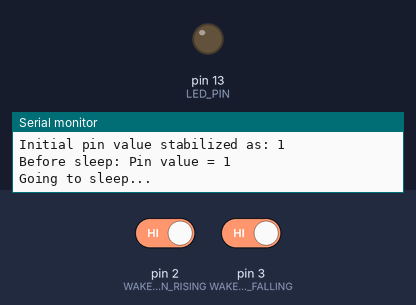
Bench run of a program on a simulated Arduino Pro Mini, built with avr-gcc and run on an emulated ATmega328P. On the bench: output pins drawn as LEDs (lit = HIGH), the last lines printed to the serial monitor. The inputs (shaded band) are chosen by the test bench; at power-on: pin 2 (WAKE_PIN_RISING) HIGH, pin 3 (WAKE_PIN_FALLING) HIGH. Sleep ends after the set time or at an interrupt; pins used as bus, display or sensor lines are not drawn.

Above: at 4.9 s.
5.0 s: pin 2 (WAKE_PIN_RISING) driven LOW and pin 3 (WAKE_PIN_FALLING) driven LOW
At 7.3 s:
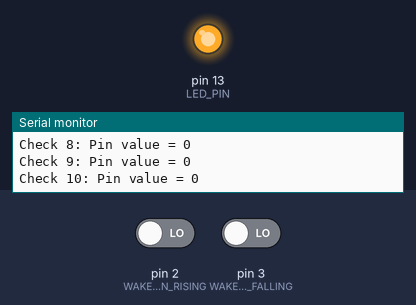
8.0 s: pin 2 (WAKE_PIN_RISING) driven HIGH
At 11.2 s:
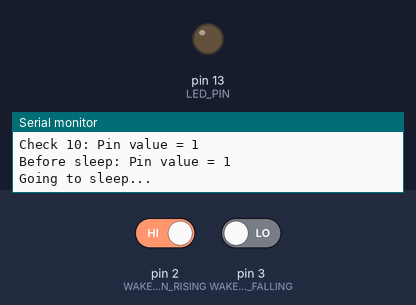
Timing chart, 0 to 12.7 s (numbered marks = the images above; inputs shaded):
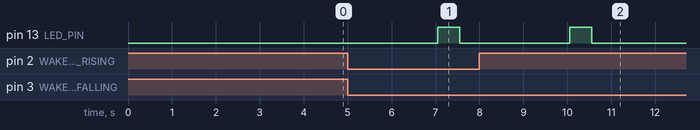

The program:

main.cpp
```cpp
#include <Arduino.h>
#include <avr/sleep.h>

// Define pin assignments
#define WAKE_PIN_RISING 2   // Pin to wake up on rising edge
#define WAKE_PIN_FALLING 3  // Pin to wake up on falling edge
#define LED_PIN 13          // LED pin
#define PowerPin 10         // Power pin to reboot the system

// Global variable to store the last value of the pin
uint8_t lastPinValue = HIGH;

// Interrupt Service Routine (ISR) for waking up
void wakeUp() {
    // Empty ISR to wake up the microcontroller
}

void initializeLastPinValue(uint8_t pin) {
    uint8_t initialValue = digitalRead(pin);
    bool isStable = true;

    for (int i = 0; i < 10; i++) {
        delay(200); // Wait for 100ms
        uint8_t currentValue = digitalRead(pin);
        Serial.print("Initial Check ");
        Serial.print(i + 1);
        Serial.print(": Pin value = ");
        Serial.println(currentValue);

        if (currentValue != initialValue) {
            isStable = false;
            break;
        }
    }

    if (isStable) {
        lastPinValue = initialValue;
        Serial.print("Initial pin value stabilized as: ");
        Serial.println(lastPinValue);
    } else {
        Serial.println("Initial pin value is not stable. Defaulting to HIGH.");
        lastPinValue = HIGH; // Default value if unstable
    }
}

void setup() {
    // Initialize serial communication for debugging
    Serial.begin(115200);

    // Configure pin modes
    pinMode(WAKE_PIN_RISING, INPUT_PULLUP);
    pinMode(WAKE_PIN_FALLING, INPUT_PULLUP);
    pinMode(LED_PIN, OUTPUT);
    digitalWrite(LED_PIN, LOW);  // Initialize LED to OFF
    pinMode(PowerPin, OUTPUT);   // Power pin to reboot the system
    digitalWrite(PowerPin, HIGH); // Initialize power pin to OFF

    // Determine the initial value of lastPinValue
    initializeLastPinValue(WAKE_PIN_RISING);

    // Attach interrupts to wake up the microcontroller
    attachInterrupt(digitalPinToInterrupt(WAKE_PIN_RISING), wakeUp, RISING);
    attachInterrupt(digitalPinToInterrupt(WAKE_PIN_FALLING), wakeUp, FALLING);
}

// Function to put the microcontroller into deep sleep
void goToSleep() {
    Serial.println("Going to sleep...");
    delay(50);

    set_sleep_mode(SLEEP_MODE_PWR_DOWN); // Deep sleep mode
    sleep_enable();

    // Enable interrupts to wake up
    attachInterrupt(digitalPinToInterrupt(WAKE_PIN_RISING), wakeUp, RISING);
    attachInterrupt(digitalPinToInterrupt(WAKE_PIN_FALLING), wakeUp, FALLING);

    sleep_mode(); // Enter sleep mode (execution stops here until wake-up)

    // Resumes here after wake-up
    sleep_disable();

    delay(50);
    detachInterrupt(digitalPinToInterrupt(WAKE_PIN_RISING));
    detachInterrupt(digitalPinToInterrupt(WAKE_PIN_FALLING));
    Serial.println("Woke up!");
}

// Function to check if a pin remains in a specific state for 500ms
void checkPinState(uint8_t rising_pin) {
    // Read the current state of the pin after waking up
    uint8_t expectedState = (lastPinValue == HIGH) ? LOW : HIGH;
    Serial.print("expectedState value = ");
    Serial.println(expectedState); // Print the current pin value
    // Check the pin value 10 times, each 100ms apart
    for (int i = 0; i < 10; i++) {
        delay(200); // Wait for 100ms
        uint8_t currentState = digitalRead(rising_pin);
        Serial.print("Check ");
        Serial.print(i + 1);
        Serial.print(": Pin value = ");
        Serial.println(currentState); // Print the current pin value

        if (currentState != expectedState) {
            // If the pin value changes, exit the function
            return;
        }
    }

    // If the pin value remained as the opposite of lastPinValue for 10 checks
    // Toggle the LED and apply changes to PowerPin
    digitalWrite(LED_PIN, HIGH);  // Turn LED ON
    digitalWrite(PowerPin, LOW);  // Turn PowerPin ON
    delay(500);                   // Wait for 500ms
    digitalWrite(LED_PIN, LOW);   // Turn LED OFF
    digitalWrite(PowerPin, HIGH); // Turn PowerPin OFF

    // Update lastPinValue to the current state
    lastPinValue = expectedState;
}

void loop() {
    // Print the current state of the pin before going to sleep
    uint8_t currentStateBeforeSleep = digitalRead(WAKE_PIN_RISING);
    Serial.print("Before sleep: Pin value = ");
    Serial.println(currentStateBeforeSleep);

    // Store the last pin value before going to sleep
    lastPinValue = currentStateBeforeSleep;

    // Enter deep sleep
    goToSleep();

    // Print the current state of the pin after waking up
    uint8_t currentStateAfterSleep = digitalRead(WAKE_PIN_RISING);
    Serial.print("After wake-up: Pin value = ");
    Serial.println(currentStateAfterSleep);

    // After waking up, check the state of each pin
    checkPinState(WAKE_PIN_RISING);
}
```

Measured:
- after the input at 5.0 s, pin 13 (LED_PIN): LOW → HIGH after 2.1 s, → LOW 0.50 s later
- after the input at 8.0 s, pin 13 (LED_PIN): LOW → HIGH after 2.1 s, → LOW 0.50 s later
